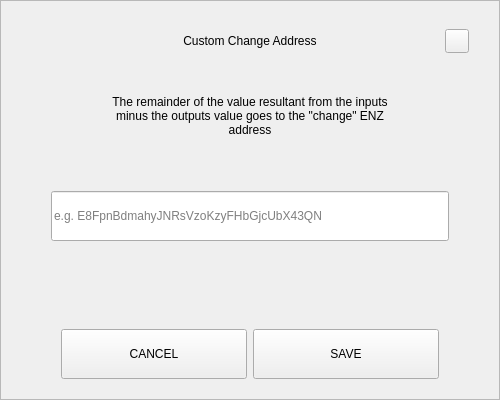
<?xml version="1.0" encoding="UTF-8"?>
<ui version="4.0">
 <class>SendChangeAddressDialog</class>
 <widget class="QDialog" name="SendChangeAddressDialog">
  <property name="geometry">
   <rect>
    <x>0</x>
    <y>0</y>
    <width>500</width>
    <height>400</height>
   </rect>
  </property>
  <property name="windowTitle">
   <string>Dialog</string>
  </property>
  <layout class="QVBoxLayout" name="verticalLayout">
   <property name="spacing">
    <number>0</number>
   </property>
   <property name="leftMargin">
    <number>0</number>
   </property>
   <property name="topMargin">
    <number>0</number>
   </property>
   <property name="rightMargin">
    <number>0</number>
   </property>
   <property name="bottomMargin">
    <number>0</number>
   </property>
   <item>
    <widget class="QFrame" name="frame">
     <property name="styleSheet">
      <string notr="true"/>
     </property>
     <property name="frameShape">
      <enum>QFrame::StyledPanel</enum>
     </property>
     <property name="frameShadow">
      <enum>QFrame::Raised</enum>
     </property>
     <layout class="QVBoxLayout" name="verticalLayout_2" stretch="0,0,0,0,0,0,0">
      <property name="spacing">
       <number>0</number>
      </property>
      <property name="leftMargin">
       <number>30</number>
      </property>
      <property name="topMargin">
       <number>20</number>
      </property>
      <property name="rightMargin">
       <number>30</number>
      </property>
      <property name="bottomMargin">
       <number>20</number>
      </property>
      <item>
       <layout class="QHBoxLayout" name="horizontalLayout_3">
        <property name="spacing">
         <number>0</number>
        </property>
        <item>
         <spacer name="horizontalSpacer_2">
          <property name="orientation">
           <enum>Qt::Horizontal</enum>
          </property>
          <property name="sizeHint" stdset="0">
           <size>
            <width>40</width>
            <height>20</height>
           </size>
          </property>
         </spacer>
        </item>
        <item>
         <widget class="QLabel" name="labelTitle">
          <property name="minimumSize">
           <size>
            <width>0</width>
            <height>40</height>
           </size>
          </property>
          <property name="maximumSize">
           <size>
            <width>16777215</width>
            <height>40</height>
           </size>
          </property>
          <property name="styleSheet">
           <string notr="true">padding-left:24px;</string>
          </property>
          <property name="text">
           <string>Custom Change Address</string>
          </property>
          <property name="alignment">
           <set>Qt::AlignCenter</set>
          </property>
          <property name="margin">
           <number>7</number>
          </property>
         </widget>
        </item>
        <item>
         <spacer name="horizontalSpacer">
          <property name="orientation">
           <enum>Qt::Horizontal</enum>
          </property>
          <property name="sizeHint" stdset="0">
           <size>
            <width>40</width>
            <height>20</height>
           </size>
          </property>
         </spacer>
        </item>
        <item>
         <widget class="QPushButton" name="btnEsc">
          <property name="minimumSize">
           <size>
            <width>24</width>
            <height>24</height>
           </size>
          </property>
          <property name="maximumSize">
           <size>
            <width>24</width>
            <height>24</height>
           </size>
          </property>
          <property name="focusPolicy">
           <enum>Qt::NoFocus</enum>
          </property>
          <property name="text">
           <string/>
          </property>
         </widget>
        </item>
       </layout>
      </item>
      <item>
       <spacer name="verticalSpacer_2">
        <property name="orientation">
         <enum>Qt::Vertical</enum>
        </property>
        <property name="sizeType">
         <enum>QSizePolicy::Minimum</enum>
        </property>
        <property name="sizeHint" stdset="0">
         <size>
          <width>20</width>
          <height>20</height>
         </size>
        </property>
       </spacer>
      </item>
      <item alignment="Qt::AlignHCenter">
       <widget class="QLabel" name="labelMessage">
        <property name="minimumSize">
         <size>
          <width>0</width>
          <height>70</height>
         </size>
        </property>
        <property name="text">
         <string>The remainder of the value resultant from the inputs minus the outputs value goes to the &quot;change&quot; ENZ address</string>
        </property>
        <property name="alignment">
         <set>Qt::AlignCenter</set>
        </property>
        <property name="wordWrap">
         <bool>true</bool>
        </property>
       </widget>
      </item>
      <item>
       <spacer name="verticalSpacer_3">
        <property name="orientation">
         <enum>Qt::Vertical</enum>
        </property>
        <property name="sizeType">
         <enum>QSizePolicy::Minimum</enum>
        </property>
        <property name="sizeHint" stdset="0">
         <size>
          <width>20</width>
          <height>40</height>
         </size>
        </property>
       </spacer>
      </item>
      <item>
       <layout class="QHBoxLayout" name="horizontalLayout_2">
        <property name="spacing">
         <number>0</number>
        </property>
        <property name="leftMargin">
         <number>20</number>
        </property>
        <property name="rightMargin">
         <number>20</number>
        </property>
        <item>
         <widget class="QLineEdit" name="lineEditAddress">
          <property name="minimumSize">
           <size>
            <width>0</width>
            <height>50</height>
           </size>
          </property>
          <property name="placeholderText">
           <string notr="true">e.g. E8FpnBdmahyJNRsVzoKzyFHbGjcUbX43QN</string>
          </property>
         </widget>
        </item>
       </layout>
      </item>
      <item>
       <spacer name="verticalSpacer">
        <property name="orientation">
         <enum>Qt::Vertical</enum>
        </property>
        <property name="sizeHint" stdset="0">
         <size>
          <width>20</width>
          <height>40</height>
         </size>
        </property>
       </spacer>
      </item>
      <item>
       <layout class="QHBoxLayout" name="horizontalLayout" stretch="2,2">
        <property name="spacing">
         <number>6</number>
        </property>
        <property name="leftMargin">
         <number>30</number>
        </property>
        <property name="rightMargin">
         <number>30</number>
        </property>
        <item>
         <widget class="QPushButton" name="btnCancel">
          <property name="minimumSize">
           <size>
            <width>180</width>
            <height>50</height>
           </size>
          </property>
          <property name="focusPolicy">
           <enum>Qt::NoFocus</enum>
          </property>
          <property name="text">
           <string>CANCEL</string>
          </property>
         </widget>
        </item>
        <item>
         <widget class="QPushButton" name="btnSave">
          <property name="minimumSize">
           <size>
            <width>180</width>
            <height>50</height>
           </size>
          </property>
          <property name="focusPolicy">
           <enum>Qt::NoFocus</enum>
          </property>
          <property name="text">
           <string>SAVE</string>
          </property>
         </widget>
        </item>
       </layout>
      </item>
     </layout>
    </widget>
   </item>
  </layout>
 </widget>
 <resources/>
 <connections/>
</ui>
